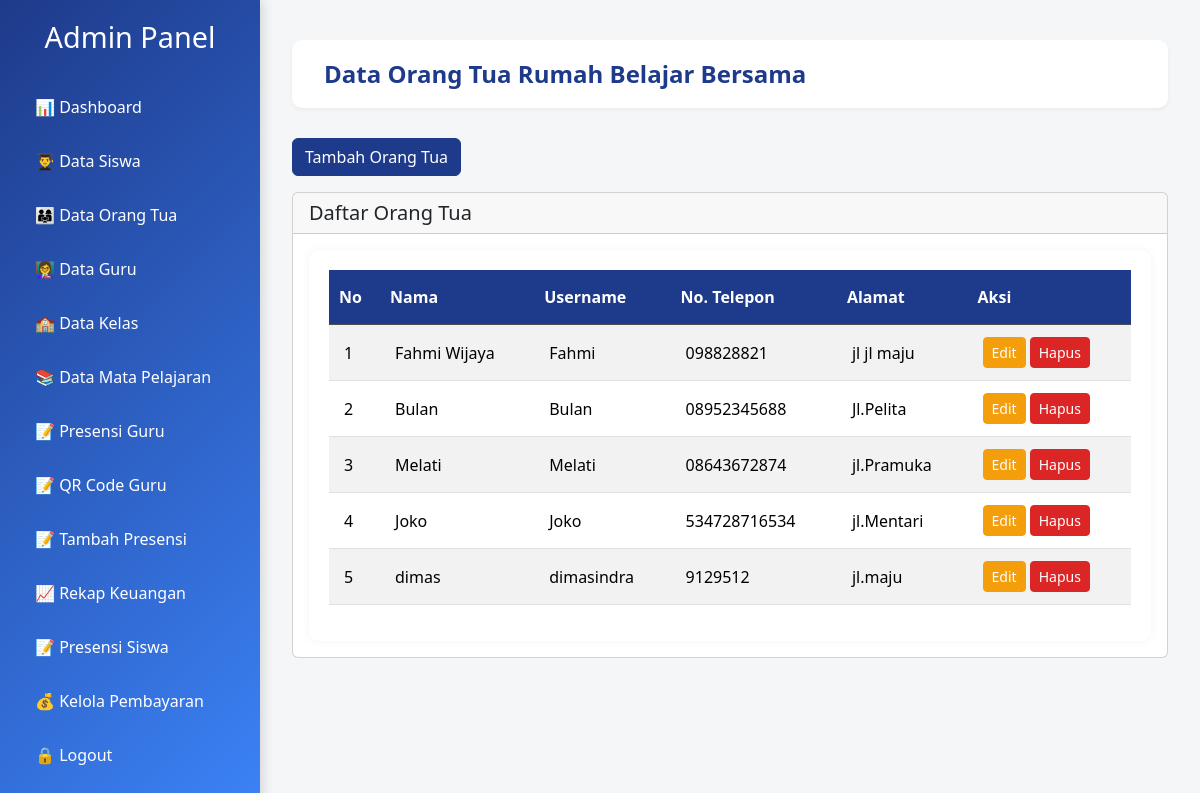
Page /absen/admin/data-orang-tua/ (signed in) on the committed database.
### rumahbelajar/models.py (models this page shows, shortened)
class OrangTua(models.Model):
    user = models.OneToOneField(User, on_delete=models.CASCADE, related_name='rumahbelajar_orangtua')
    nama = models.CharField(max_length=100)
    alamat = models.TextField()
    no_telp = models.CharField(max_length=15)

### rumahbelajar/views.py (the view, shortened to what this page needs)
# urls.py: path('admin/data-orang-tua/', views.data_orang_tua, name='data_orang_tua'),
@login_required
@group_required('Admin')
def data_orang_tua(request):
    parents = OrangTua.objects.all()
    edit_id = request.GET.get('edit')
    instance = None
    if edit_id:
        instance = get_object_or_404(OrangTua, id=edit_id)
    if request.method == 'POST':
        if request.POST.get('parent_id'):
            instance = get_object_or_404(OrangTua, id=request.POST.get('parent_id'))
            form = ParentForm(request.POST, instance=instance)
            if form.is_valid():
                form.save()
                messages.success(request, f'Data orang tua {instance.nama} berhasil diperbarui')
                return redirect('rumahbelajar:data_orang_tua')
            else:
                messages.error(request, 'Terjadi kesalahan saat mengedit data.')
        else:
            form = ParentForm(request.POST)
            if form.is_valid():
                new_parent = form.save()
                messages.success(request, f'Data orang tua {new_parent.nama} berhasil ditambahkan')
                return redirect('rumahbelajar:data_orang_tua')
            else:
                messages.error(request, 'Terjadi kesalahan saat menambahkan data.')
    else:
        form = ParentForm(instance=instance)
    context = {
        'orang_tua_list': parents,
        'form': form,
        'edit_mode': bool(instance),
        'editing_id': instance.id if instance else None
    }
    return render(request, 'admin/data_orang_tua.html', context)

### rumahbelajar/views.py (called while the page is built)
def group_required(group_name):
    def decorator(view_func):
        @wraps(view_func)
        def wrapper(request, *args, **kwargs):
            if request.user.groups.filter(name=group_name).exists():
                return view_func(request, *args, **kwargs)
            else:
                return redirect('rumahbelajar:login')
        return wrapper
    return decorator

### rumahbelajar/templates/admin/data_orang_tua.html (shortened to what this page needs)
<!DOCTYPE html>
{% load form_filters %}
<html lang="en">
<head>
    <link rel="stylesheet" href="https://cdn.jsdelivr.net/npm/bootstrap@5.3.3/dist/css/bootstrap.min.css">
</head>
<body>
    <div class="container-fluid">
        <nav class="sidebar" id="sidebar">
            <h2>Admin Panel</h2>
            <ul>
                <li><a href="{% url 'rumahbelajar:dashboard_admin' %}">📊 Dashboard</a></li>
                <li><a href="{% url 'rumahbelajar:data_siswa' %}">👨‍🎓 Data Siswa</a></li>
                <li><a href="{% url 'rumahbelajar:data_orang_tua' %}">👨‍👩‍👧 Data Orang Tua</a></li>
                <li><a href="{% url 'rumahbelajar:data_guru_admin' %}">👩‍🏫 Data Guru</a></li>
                <li><a href="{% url 'rumahbelajar:kelas' %}">🏫 Data Kelas</a></li>
                <li><a href="{% url 'rumahbelajar:mata_pelajaran_admin' %}">📚 Data Mata Pelajaran</a></li>
                <li><a href="{% url 'rumahbelajar:presensi_guru_admin' %}">📝 Presensi Guru</a></li>
                <li><a href="{% url 'rumahbelajar:generate_admin_qrcode' %}">📝 QR Code Guru</a></li>
                <li><a href="{% url 'rumahbelajar:tambah_presensi' %}">📝 Tambah Presensi</a></li>
                <li><a href="{% url 'keuangan:rekap_keuangan' %}">📈 Rekap Keuangan</a></li>
                <li><a href="{% url 'rumahbelajar:presensi_siswa_admin' %}">📝 Presensi Siswa</a></li>
                <li><a href="{% url 'keuangan:kelola_pembayaran' %}">💰 Kelola Pembayaran</a></li>
                <li><a href="{% url 'rumahbelajar:login' %}"><span>🔒</span> Logout</a></li>
            </ul>
        </nav>
        <div class="main-content">
            <div class="header">Data Orang Tua Rumah Belajar Bersama</div>
            <button type="button" class="btn btn-primary mb-3" data-bs-toggle="modal" data-bs-target="#tambahOrangTuaModal">
                Tambah Orang Tua
            </button>
            <div class="card">
                <div class="card-header">
                    <h5 class="mb-0">Daftar Orang Tua</h5>
                </div>
                <div class="card-body">
            <div class="table-responsive">
                        <table class="table table-striped table-hover">
                    <thead class="table-dark">
                        <tr>
                            <th>No</th>
                                    <th>Nama</th>
                            <th>Username</th>
                                    <th>No. Telepon</th>
                            <th>Alamat</th>
                            <th>Aksi</th>
                        </tr>
                    </thead>
                    <tbody>
                        {% for orang_tua in orang_tua_list %}
                        <tr>
                            <td>{{ forloop.counter }}</td>
                            <td>{{ orang_tua.nama }}</td>
                            <td>{{ orang_tua.user.username }}</td>
                                    <td>{{ orang_tua.no_telp }}</td>
                            <td>{{ orang_tua.alamat }}</td>
                                    <td>
                                        <a href="{% url 'rumahbelajar:edit_orang_tua' id=orang_tua.id %}" class="btn btn-warning btn-sm">Edit</a>
                                        <a href="?delete={{ orang_tua.id }}" class="btn btn-danger btn-sm"
                                            onclick="return confirm('Apakah Anda yakin ingin menghapus data ini?')">
                                            Hapus
                                        </a>
                            </td>
                        </tr>
                        {% empty %}
                        <tr>
                            <td colspan="6" class="text-center">Tidak ada data orang tua</td>
                        </tr>
                        {% endfor %}
                    </tbody>
                </table>
            </div>
                </div>
            </div>
        </div>
    </div>
</body>
</html>

### rumahbelajar/templates/admin/data_orang_tua.html (style rules this page uses)
* { margin: 0; padding: 0; box-sizing: border-box; }
body { font-family: 'Segoe UI', sans-serif; background-color: #f4f6f8; }
.container-fluid { display: flex; flex-direction: row; min-height: 100vh; }
nav.sidebar { width: 260px; background: linear-gradient(135deg, #1e3a8a, #3b82f6); color: white; padding: 20px; position: fixed; height: 100%; box-shadow: 2px 0 12px rgba(0, 0, 0, 0.15); transition: transform 0.3s ease; overflow-y: auto; top: 0; left: 0; z-index: 999; }
.sidebar h2 { font-size: 1.8rem; text-align: center; margin-bottom: 30px; }
.sidebar ul { list-style: none; padding: 0; }
.sidebar a { color: white; text-decoration: none; padding: 10px 15px; display: block; border-radius: 10px; transition: all 0.3s ease-in-out; font-weight: 500; margin-bottom: 10px; }
.main-content { margin-left: 260px; flex: 1; padding: 40px 20px; }
.header { background-color: #ffffff; padding: 1rem 2rem; box-shadow: 0 2px 4px rgba(0, 0, 0, 0.05); font-size: 1.5rem; font-weight: bold; color: #1e3a8a; margin-bottom: 30px; border-radius: 10px; }
.table-responsive { background-color: white; border-radius: 10px; padding: 20px; box-shadow: 0 0 10px rgba(0, 0, 0, 0.05); overflow-x: auto; }
.table-dark th { background-color: #1e3a8a !important; padding: 15px 10px; }
.table tbody td { vertical-align: middle; padding: 12px 15px; }
.btn-primary { background-color: #1e3a8a; border-color: #1e3a8a; }
.btn-warning { background-color: #f59e0b; border-color: #f59e0b; color: white; }
.btn-danger { background-color: #dc2626; border-color: #dc2626; }

### rows in the picture
OrangTua: nama "Fahmi Wijaya", user.username "Fahmi", no_telp "098828821", alamat "jl jl maju"
OrangTua: nama "Bulan", user.username "Bulan", no_telp "08952345688", alamat "Jl.Pelita"
OrangTua: nama "Melati", user.username "Melati", no_telp "08643672874", alamat "jl.Pramuka"
OrangTua: nama "Joko", user.username "Joko", no_telp "534728716534", alamat "jl.Mentari"
OrangTua: nama "dimas", user.username "dimasindra", no_telp "9129512", alamat "jl.maju"
